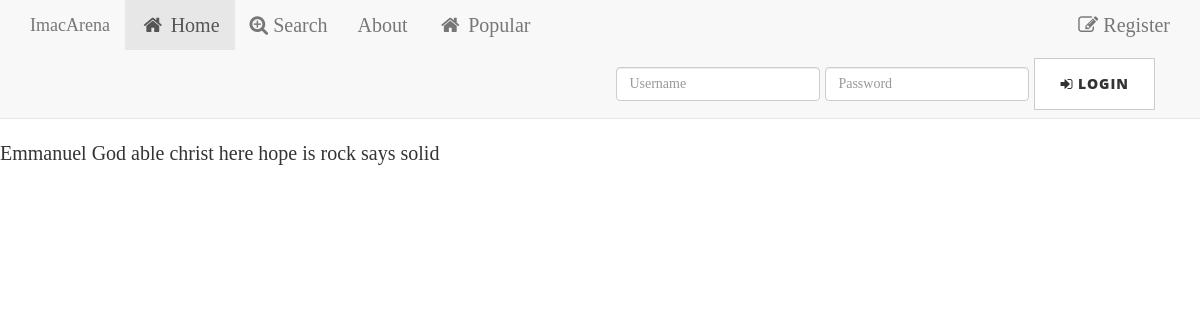
/tag/, run on an earlier commit of the app's database.
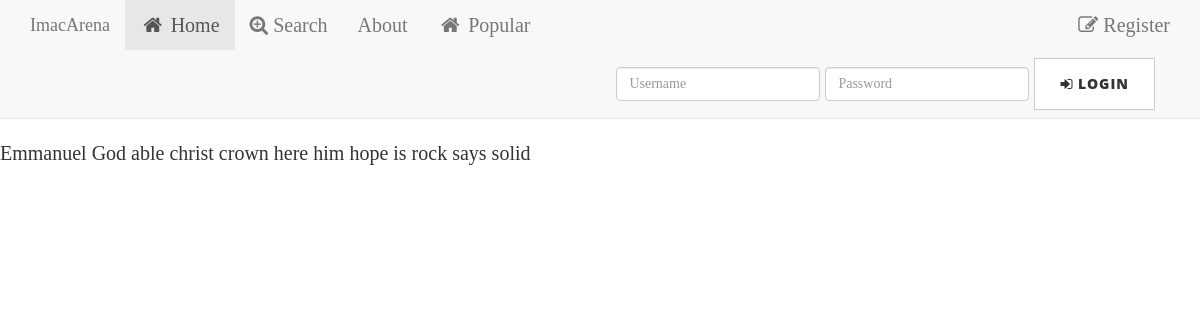
And on a later commit of the database.
### jplaceapp/models.py (models this page shows, shortened)
class Tag(models.Model):
    name = models.CharField(max_length=64, unique=True)
    testimony = models.ManyToManyField(Testimonies)

### jplaceapp/views.py (the view)
# urls.py: url(r'^tag/$', 'jplaceapp.views.tag_cloud_page', name='tag_cloud_page'),
def tag_cloud_page(request):
    MAX_WEIGHT = 5
    tags = Tag.objects.order_by('name')
    min_count = max_count = tags[0].testimony.count()
    for tag in tags:
        tag.count = tag.testimony.count()
        if tag.count < min_count:
            min_count = tag.count
            if max_count < tag.count:
                max_count = tag.count
    range = float(max_count - min_count)
    if range == 0.0:
        range = 1.0
    for tag in tags:
        tag.weight = int(
            MAX_WEIGHT * (tag.count - min_count) / range)
    context = {
        'tags': tags
    }
    return render(request, 'tag_cloud_page.html', context)

### templates/tag_cloud_page.html (shortened to what this page needs)
{% extends "base.html" %}
{% block content %}
<div id="tag-cloud">
    {% for tag in tags %}
        <a href="/tag/{{ tag.name | urlencode }}/" class="tag-cloud-{{ tag.weight }}"> {{ tag.name |escape}}</a>
    {% endfor %}
</div>
{% endblock %}

What changed in the data, as far as the page shows it:
added Tag: name "crown"
added Tag: name "him"
